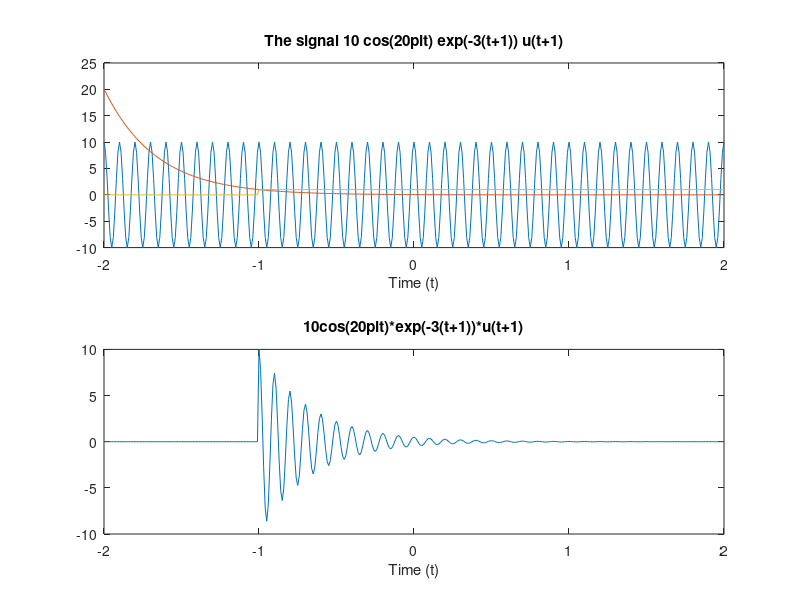

Here is the MATLAB script that generated this plot:
t = -2:0.01:2;
x1 = 10*cos(20*pi*t);
x2 = exp(-3*(t+1));
u1 = (t >= -1); 
x = x1 .* x2 .* u1;
subplot(211), plot(t, x1, t, x2, t, u1);
title("The signal 10 cos(20\pit) exp(-3(t+1)) u(t+1)");
xlabel("Time (t)");
subplot(212), plot(t, x);
title("10cos(20\pit)*exp(-3(t+1))*u(t+1)");
xlabel("Time (t)");
